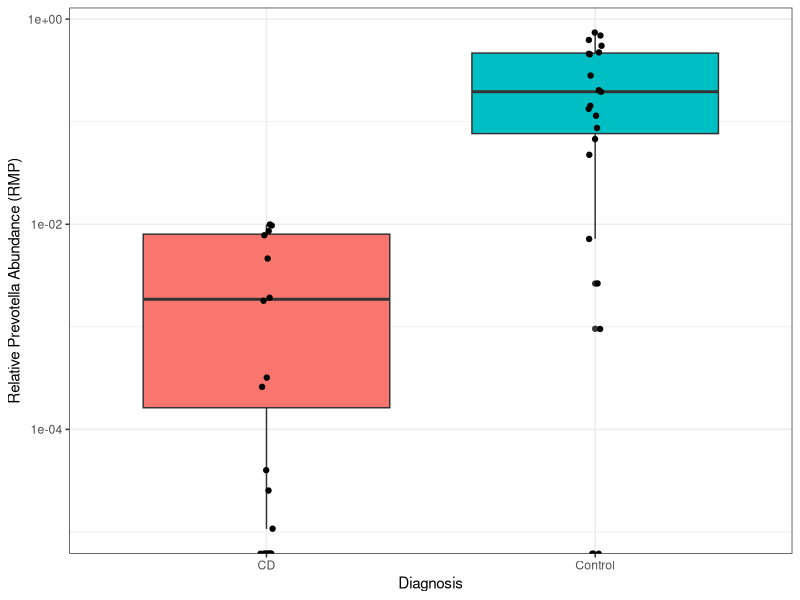
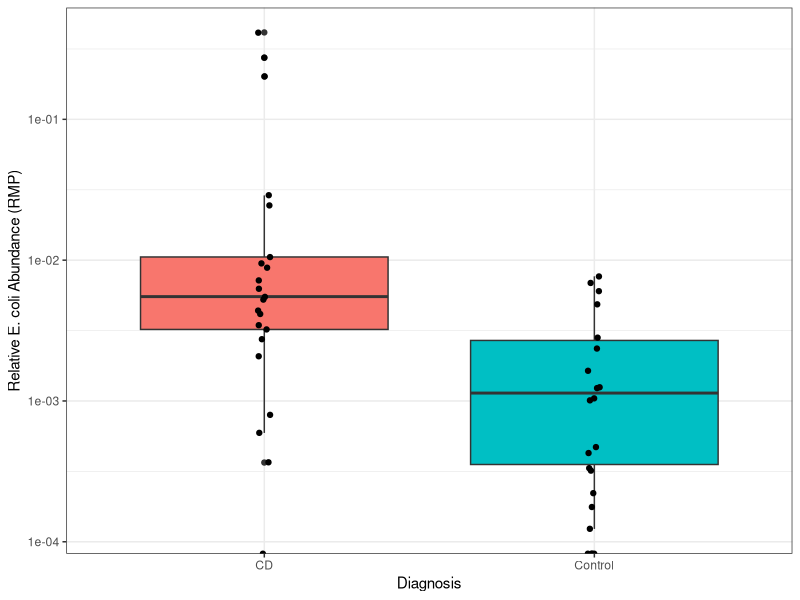

The R script that drew these images, in order:
## ---- chunk 1
knitr::opts_chunk$set(echo = TRUE)
library(tidyverse)
## ---- chunk 2
RMP <- read.table(file = "../data/derived/transposed_data_subset.tsv", sep = '\t', header = TRUE) %>% 
  select(X, Prevotella = ends_with("g__Prevotella"), Ecoli = ends_with("g__Escherichia")) %>%
  mutate(Diagnosis = c(rep("Control",22),rep("CD",22))) # the first 22 samples are for H4023 (control), rest are for H4015 (CD)
head(RMP, 44)
## ---- chunk 3
# prevotella
RMP %>% group_by(Diagnosis) %>% ggplot(aes(Diagnosis,Prevotella, fill=Diagnosis), group=disease) + 
  geom_boxplot() + geom_jitter(width = 0.02) + 
  scale_y_continuous(trans = "log10") + ylab("Relative Prevotella Abundance (RMP)") +
  theme_bw() + theme(legend.position="none")
# e. coli
RMP %>% group_by(Diagnosis) %>% ggplot(aes(Diagnosis,Ecoli, fill=Diagnosis), group=disease) + 
  geom_boxplot() + geom_jitter(width = 0.02) + 
  scale_y_continuous(trans = "log10") + ylab("Relative E. coli Abundance (RMP)") +
  theme_bw() + theme(legend.position="none")
## ---- chunk 4
# prevotella

# e. coli

